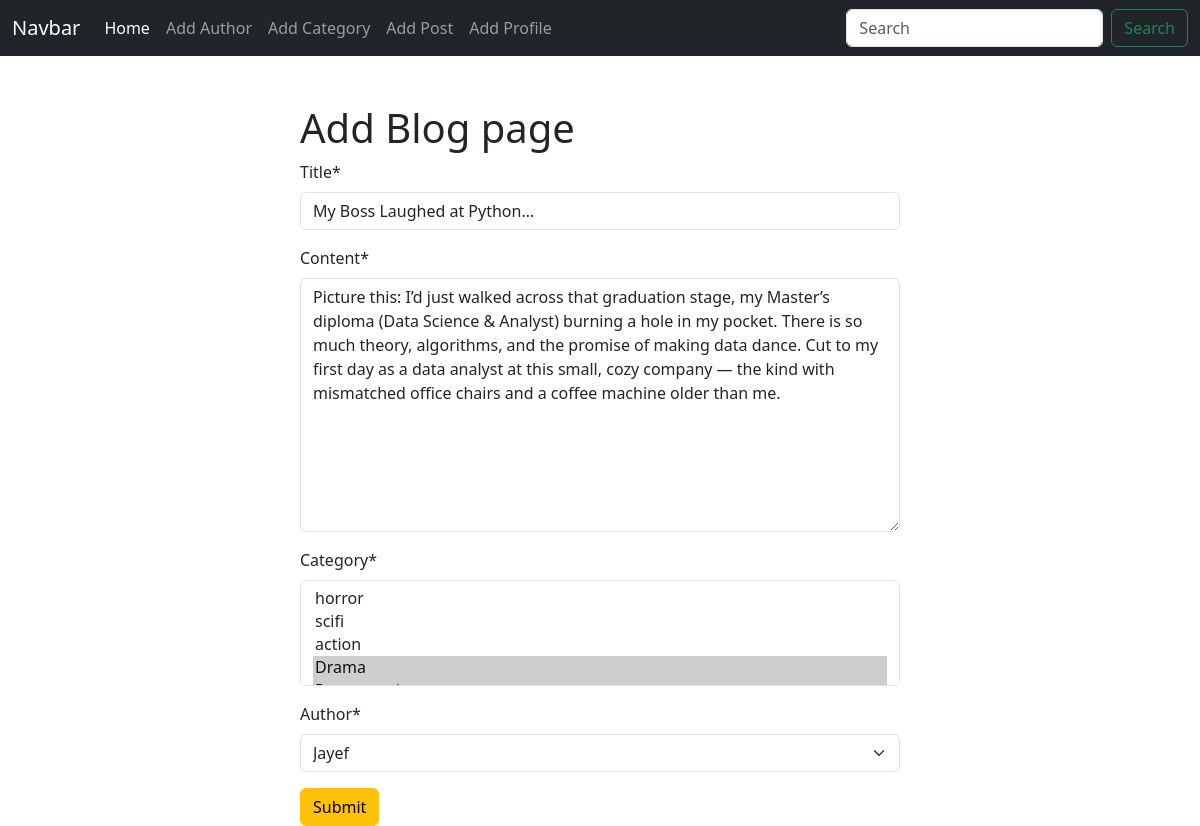
Screenshot of /post/edit/1 with the database file from the repository.
### posts/models.py (models this page shows, shortened)
class Post(models.Model):
    title = models.CharField(max_length=50)
    content = models.TextField()
    category = models.ManyToManyField(Category) # ekta post multiple categorir modde takte pare abar ekta categorir undera multiple post thakte pare.
    author = models.ForeignKey(Author, on_delete=models.CASCADE)

### posts/views.py (the view)
# urls.py: path('edit/<int:id>', edit_post,name='edit_post'),
def edit_post(request, id):
    posts = Post.objects.get(pk=id)
    post = Add_Post(instance=posts)
    if request.method == 'POST':
        post = Add_Post(request.POST,instance=posts)
        if post.is_valid():
            post.save()
            return redirect("homepage")
    return render(request, 'add_post.html', {'form': post})

### posts/forms.py
class Add_Post(forms.ModelForm):
    class Meta:
        model = Post
        fields = '__all__'

### author/models.py (called while the page is built)
    def __str__(self):
        return self.name

### category/models.py (called while the page is built)
    def __str__(self):
        return self.name

### posts/templates/add_post.html (shortened to what this page needs)
{% extends 'base.html' %}
{% load crispy_forms_tags %}
{% block content %}
<form method="post" style="width: 50%; margin: auto;" class="mt-5">
    <h1>Add Blog page</h1>
    {{form | crispy}}
    <button class="btn btn-warning">Submit</button>
</form>
{% endblock %}

### rows the page displays
Post: title "My Boss Laughed at Python…", content "Picture this: I’d just walked across that graduation stage, my Master’s diploma (Data Science & Analyst) burning a hole in my pocket. There is so much theory, algorithms, and the promise of making data dance. Cut to my first day as a data analyst at this small, cozy company — the kind with mismatched office chairs and a coffee machine older than me.", author "Jayef"
